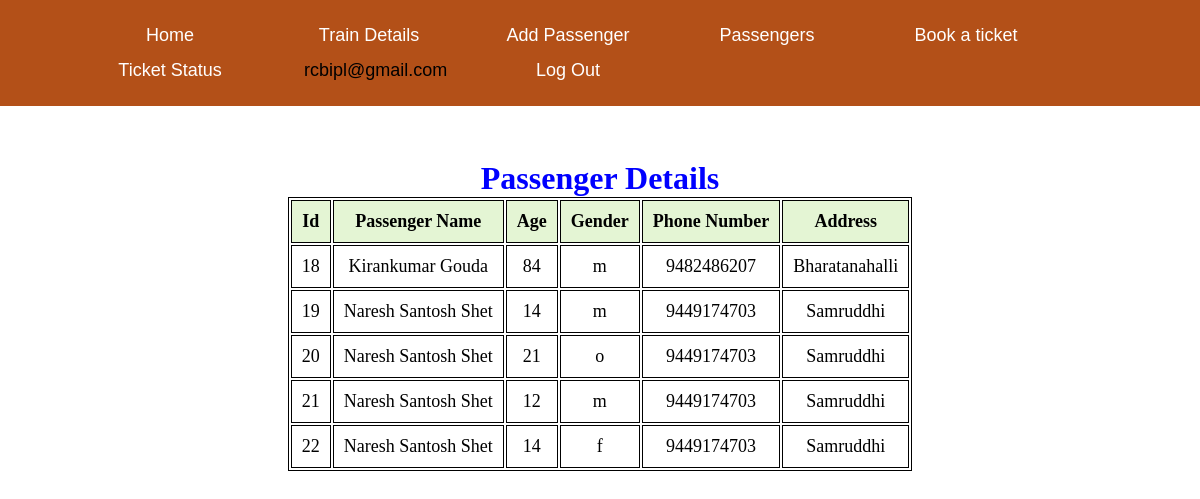
The app's page /passengerdetails.php (signed in) with its own data.
### tables this page shows
CREATE TABLE `passenger` (
  `email_id` varchar(30) NOT NULL,
  `p_name` varchar(30) NOT NULL,
  `p_age` int(20) NOT NULL,
  `p_gender` varchar(5) NOT NULL,
  `p_number` bigint(10) NOT NULL,
  `p_address` varchar(30) NOT NULL,
  `p_id` int(11) NOT NULL
);

### passengerdetails.php (the view, shortened to what this page needs)
<?php
$conn = mysqli_connect("localhost","root","","reservation");
$email =$_SESSION['user_info'] ;
$sql = "SELECT * FROM passenger where email_id='$email'";
$result=$conn->query($sql);
?>
<!DOCTYPE html>
<html lang="en">
<head>
</head>
<body>
<?php
include("header.php"); ?>
<section>
<br><br><br>
        <h1>Passenger  Details</h1>
        <table>
            <tr>
                <th>Id</th>
                <th>Passenger Name</th>
                <th>Age</th>
                <th>Gender</th>
                <th>Phone Number</th>
                <th>Address</th>
            </tr>
            <?php
                while($rows=$result->fetch_assoc())
                {
             ?>
            <tr>
                <td><?php echo $rows['p_id'];?></td>
                <td><?php echo $rows['p_name'];?></td>
                <td><?php echo $rows['p_age'];?></td>
                <td><?php echo $rows['p_gender'];?></td>
                <td><?php echo $rows['p_number'];?></td>
                <td><?php echo $rows['p_address'];?></td>
            </tr>
            <?php
                }
             ?>
        </table>
    </section>
</body>
</html>

### css/header.css (style rules this page uses)
* { margin:0px; }

### passengerdetails.php (style rules this page uses)
table { margin: 0 auto; font-size: large; border: 1px solid black; }
h1 { text-align: center; color: blue; font-size: xx-large; font-family: 'Gill Sans', 'Gill Sans MT', ' Calibri', 'Trebuchet MS', 'sans-serif'; }
td { background-color: white; border: 1px solid black; }
th, td { font-weight: bold; border: 1px solid black; padding: 10px; text-align: center; }
th { background-color:#E4F5D4; }
td { font-weight: lighter; }
html { background: url(https://cdn.pixabay.com/photo/2016/07/19/08/42/central-station-1527780_960_720.jpg) no-repeat center center fixed; -webkit-background-size: cover; -moz-background-size: cover; -o-background-size: cover; background-size: cover; }

### records on screen
passenger: p_id "18", p_name "Kirankumar Gouda", p_age "84", p_gender "m", p_number "9482486207", p_address "Bharatanahalli"
passenger: p_id "19", p_name "Naresh Santosh Shet", p_age "14", p_gender "m", p_number "9449174703", p_address "Samruddhi"
passenger: p_id "20", p_name "Naresh Santosh Shet", p_age "21", p_gender "o", p_number "9449174703", p_address "Samruddhi"
passenger: p_id "21", p_name "Naresh Santosh Shet", p_age "12", p_gender "m", p_number "9449174703", p_address "Samruddhi"
passenger: p_id "22", p_name "Naresh Santosh Shet", p_age "14", p_gender "f", p_number "9449174703", p_address "Samruddhi"

### other values on screen
$_SESSION['user_info'] "rcbipl@gmail.com"
